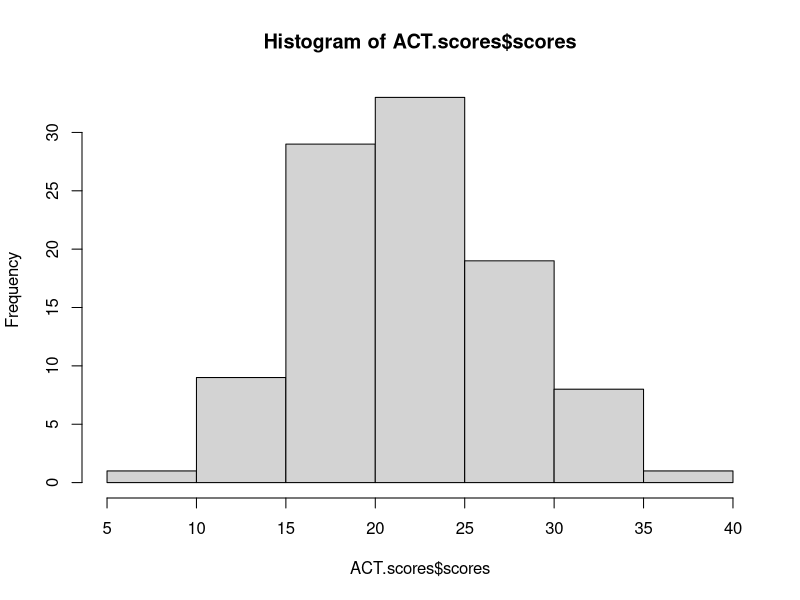
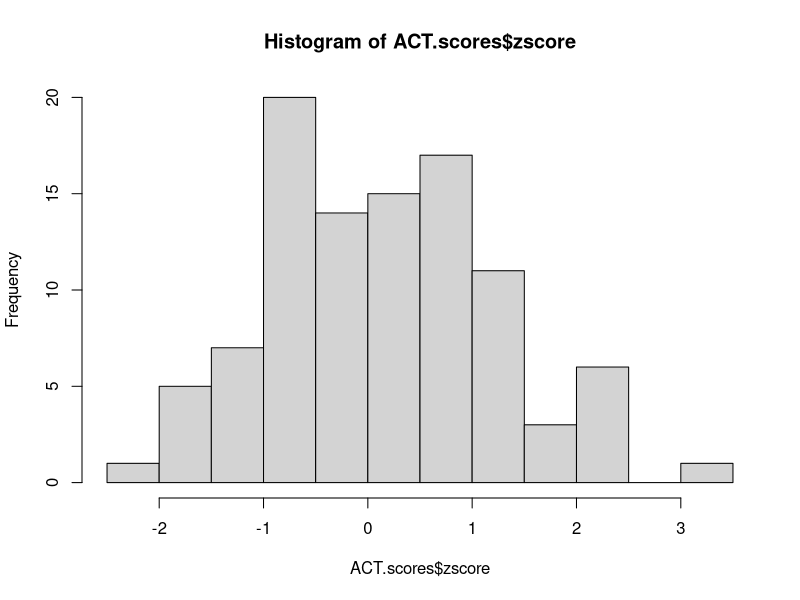
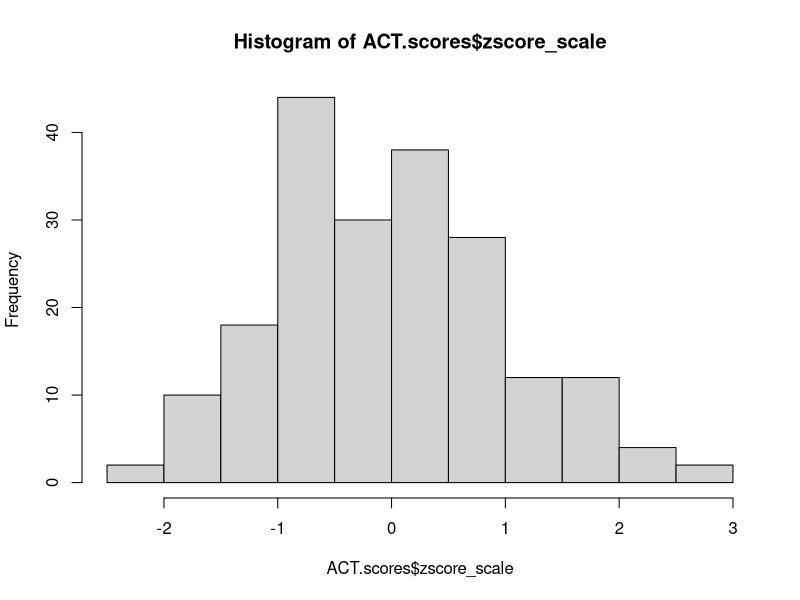
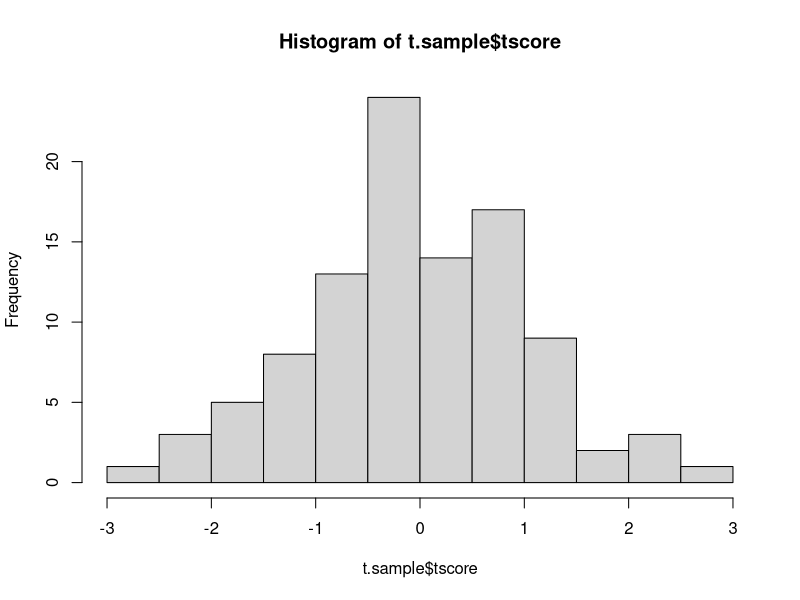

Here is the R script that generated these plots, in order:
## ---- chunk 1
library(tidyverse)
## ---- chunk 2
ACT.scores<-data.frame(rnorm(100, mean=21, sd=5.3))
names(ACT.scores)<-"scores"
## ---- chunk 3
z.score<-(29-21)/5.3
z.score
## ---- chunk 4
ACT.scores<-ACT.scores %>%
  mutate(zscore=(scores-21)/5.3)

ACT.scores$zscore_scale<-scale(ACT.scores)

hist(ACT.scores$scores)
hist(ACT.scores$zscore)
hist(ACT.scores$zscore_scale)
## ---- chunk 5
score<-qnorm(0.67,mean=21,sd=5.3)
score
## ---- chunk 6
t.sample<-data.frame(rt(100, df=10))
names(t.sample)<-"tscore"
hist(t.sample$tscore)
